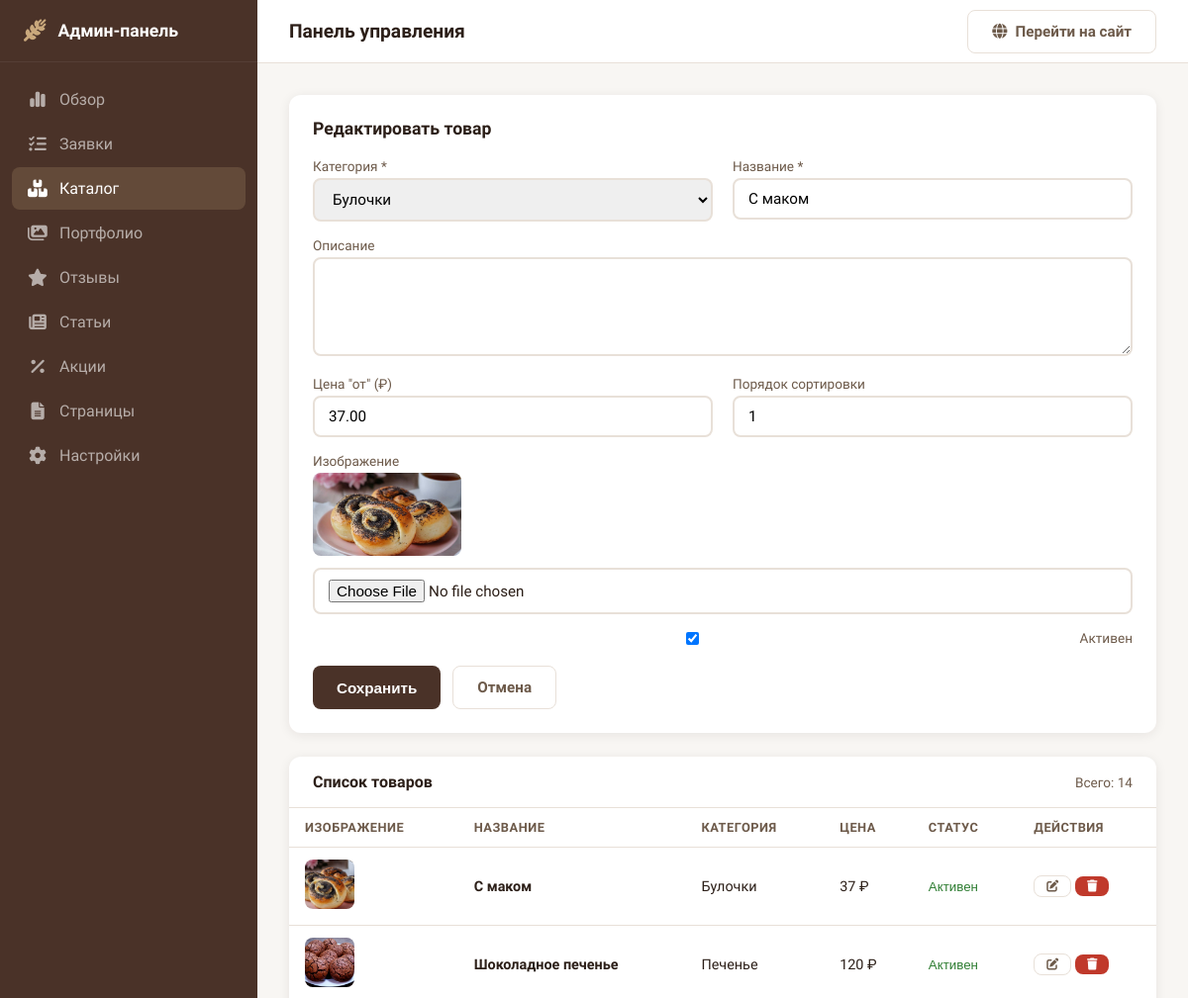
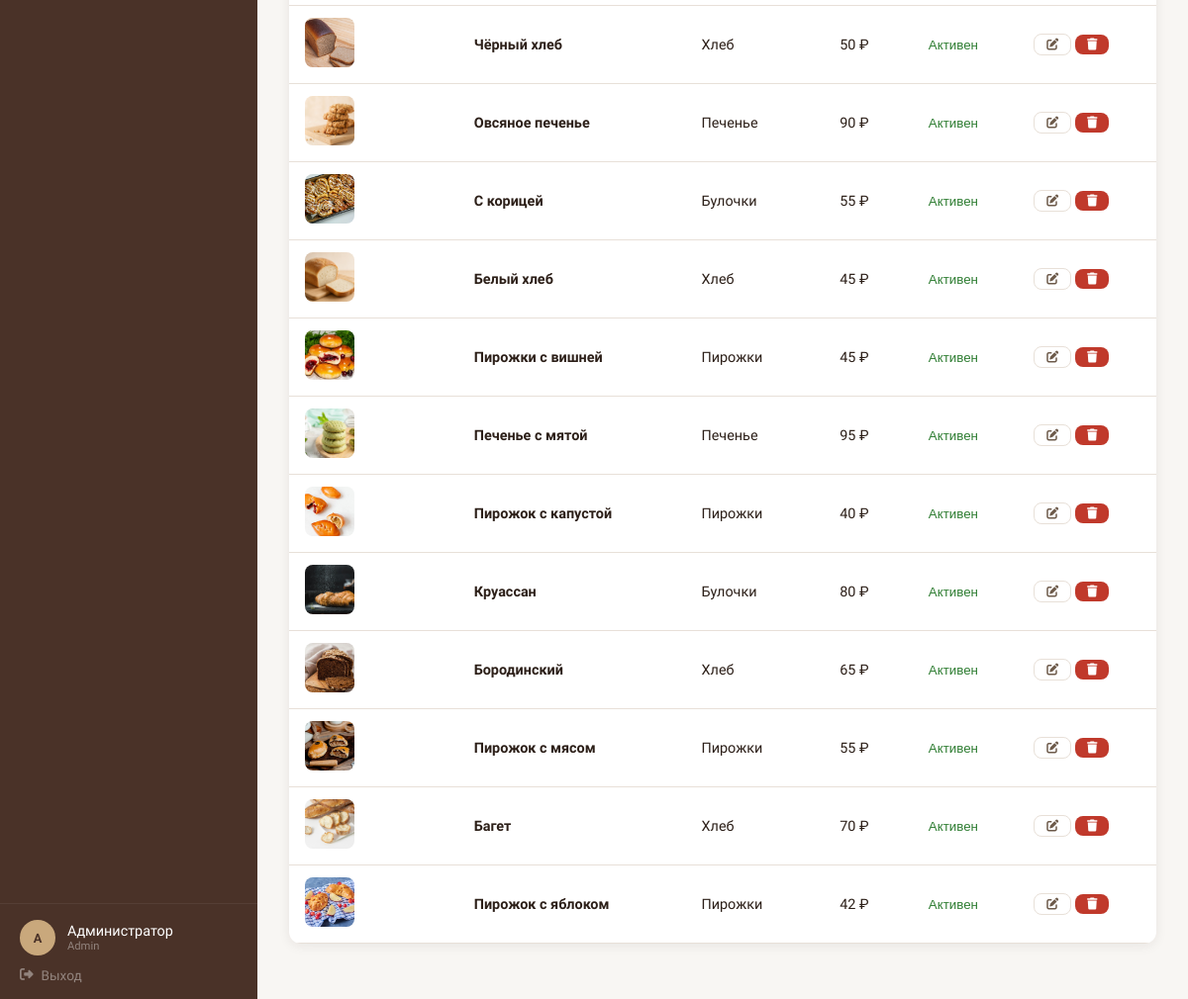
Page /admin/index.php?page=products&edit=14 (signed in) on the committed database (2 pictures, top to bottom).
### tables this page shows
CREATE TABLE `products` (
  `id` int(11) NOT NULL AUTO_INCREMENT,
  `category_id` int(11) NOT NULL,
  `name` varchar(200) NOT NULL,
  `slug` varchar(200) NOT NULL,
  `description` text DEFAULT NULL,
  `price_from` decimal(10,2) DEFAULT NULL,
  `image` varchar(255) DEFAULT NULL,
  `gallery` longtext DEFAULT NULL,
  `characteristics` longtext DEFAULT NULL,
  `is_active` tinyint(1) DEFAULT 1,
  `sort_order` int(11) DEFAULT 0,
  `created_at` timestamp NOT NULL DEFAULT current_timestamp(),
  `updated_at` timestamp NOT NULL DEFAULT current_timestamp() ON UPDATE current_timestamp(),
  PRIMARY KEY (`id`),
  UNIQUE KEY `slug` (`slug`),
  KEY `category_id` (`category_id`),
  CONSTRAINT `products_ibfk_1` FOREIGN KEY (`category_id`) REFERENCES `categories` (`id`) ON DELETE CASCADE
);

CREATE TABLE `categories` (
  `id` int(11) NOT NULL AUTO_INCREMENT,
  `name` varchar(100) NOT NULL,
  `slug` varchar(100) NOT NULL,
  `description` text DEFAULT NULL,
  `icon` varchar(50) DEFAULT NULL,
  `parent_id` int(11) DEFAULT NULL,
  `sort_order` int(11) DEFAULT 0,
  `is_active` tinyint(1) DEFAULT 1,
  `created_at` timestamp NOT NULL DEFAULT current_timestamp(),
  PRIMARY KEY (`id`),
  UNIQUE KEY `slug` (`slug`),
  KEY `parent_id` (`parent_id`),
  CONSTRAINT `categories_ibfk_1` FOREIGN KEY (`parent_id`) REFERENCES `categories` (`id`) ON DELETE CASCADE
);

### admin/functions.php (called while the page is built, shortened)
<?php
require_once 'config.php';
function escape($data) {
    return htmlspecialchars(strip_tags((string)($data ?? '')), ENT_QUOTES, 'UTF-8');
}
function getCategories($parentId = null) {
    global $pdo;
    $sql = "SELECT * FROM categories WHERE is_active = 1";
    if ($parentId !== null) {
        $sql .= " AND parent_id " . ($parentId === 0 ? "IS NULL" : "= ?");
    }
    $sql .= " ORDER BY sort_order ASC";
    $stmt = $pdo->prepare($sql);
    if ($parentId !== null && $parentId !== 0) {
        $stmt->execute([$parentId]);
    } else {
        $stmt->execute();
    }
    return $stmt->fetchAll();
}
function getProduct($id) {
    global $pdo;
    $stmt = $pdo->prepare("SELECT * FROM products WHERE id = ?");
    $stmt->execute([$id]);
    return $stmt->fetch();
}

### admin/includes/products.php (the view, shortened to what this page needs)
<?php
$categories = getCategories(0);
$products = $pdo->query("SELECT p.*, c.name as category_name FROM products p LEFT JOIN categories c ON p.category_id = c.id ORDER BY p.sort_order ASC, p.id DESC")->fetchAll();
$editProduct = null;
if (isset($_GET['edit'])) {
    $editProduct = getProduct(intval($_GET['edit']));
}
?>
<div class="form-section">
    <h3><?= $editProduct ? 'Редактировать товар' : 'Добавить товар' ?></h3>
    <form method="POST" enctype="multipart/form-data">
        <div class="form-row">
            <div class="form-group">
                <label>Категория *</label>
                <select name="category_id" required>
                    <?php foreach ($categories as $cat): ?>
                        <option value="<?= $cat['id'] ?>" <?= ($editProduct && $editProduct['category_id'] == $cat['id']) ? 'selected' : '' ?>>
                            <?= escape($cat['name']) ?>
                        </option>
                    <?php endforeach; ?>
                </select>
            </div>
            <div class="form-group">
                <label>Название *</label>
                <input type="text" name="name" value="<?= $editProduct ? escape($editProduct['name']) : '' ?>" required>
            </div>
        </div>
        <div class="form-group">
            <label>Описание</label>
            <textarea name="description" rows="3"><?= $editProduct ? escape($editProduct['description']) : '' ?></textarea>
        </div>
        <div class="form-row">
            <div class="form-group">
                <label>Цена "от" (₽)</label>
                <input type="number" name="price_from" step="0.01" value="<?= $editProduct ? $editProduct['price_from'] : '' ?>">
            </div>
            <div class="form-group">
                <label>Порядок сортировки</label>
                <input type="number" name="sort_order" value="<?= $editProduct ? $editProduct['sort_order'] : 0 ?>">
            </div>
        </div>
        <div class="form-group">
            <label>Изображение</label>
            <?php if ($editProduct && $editProduct['image']): ?>
                <div style="margin-bottom:8px;">
                    <img src="<?= SITE_URL ?>uploads/<?= $editProduct['image'] ?>" style="max-width:150px;border-radius:8px;">
                </div>
            <?php endif; ?>
            <input type="file" name="image" accept="image/*">
        </div>
        <div class="form-group">
            <label style="display:flex;align-items:center;gap:8px;cursor:pointer;">
                <input type="checkbox" name="is_active" <?= ($editProduct && !$editProduct['is_active']) ? '' : 'checked' ?>>
                Активен
            </label>
        </div>
        <div class="form-actions">
            <button type="submit" class="btn btn-primary"><?= $editProduct ? 'Сохранить' : 'Добавить' ?></button>
            <?php if ($editProduct): ?>
                <a href="?page=products" class="btn btn-outline">Отмена</a>
            <?php endif; ?>
        </div>
    </form>
</div>
<div class="table-container">
    <div class="table-header">
        <h3>Список товаров</h3>
        <span style="font-size:0.85rem;color:var(--text-light);">Всего: <?= count($products) ?></span>
    </div>
    <div class="table-responsive">
        <table>
            <thead>
                <tr>
                    <th>Изображение</th>
                    <th>Название</th>
                    <th>Категория</th>
                    <th>Цена</th>
                    <th>Статус</th>
                    <th>Действия</th>
                </tr>
            </thead>
            <tbody>
                <?php if (count($products) > 0): ?>
                    <?php foreach ($products as $product): ?>
                        <tr>
                            <td>
                                <?php if ($product['image']): ?>
                                    <img src="<?= SITE_URL ?>uploads/<?= $product['image'] ?>" style="width:50px;height:50px;object-fit:cover;border-radius:8px;">
                                <?php else: ?>
                                    <div style="width:50px;height:50px;background:var(--bg);border-radius:8px;display:flex;align-items:center;justify-content:center;color:var(--text-light);font-size:0.7rem;">Нет</div>
                                <?php endif; ?>
                            </td>
                            <td><strong><?= escape($product['name']) ?></strong></td>
                            <td><?= escape($product['category_name'] ?? '-') ?></td>
                            <td><?= $product['price_from'] ? number_format($product['price_from'], 0, '', ' ') . ' ₽' : '-' ?></td>
                            <td>
                                <form method="POST" style="display:inline;">
                                    <button type="submit" style="background:none;border:none;cursor:pointer;color:<?= $product['is_active'] ? '#2E7D32' : '#C0392B' ?>;">
                                        <?= $product['is_active'] ? 'Активен' : 'Скрыт' ?>
                                    </button>
                                </form>
                            </td>
                            <td>
                                <a href="?page=products&edit=<?= $product['id'] ?>" class="btn btn-outline" style="padding:4px 12px;font-size:0.75rem;">
                                    <i class="fas fa-edit"></i>
                                </a>
                                <form method="POST" style="display:inline;" onsubmit="return confirm('Удалить товар?')">
                                    <button type="submit" class="btn btn-danger" style="padding:4px 12px;font-size:0.75rem;">
                                        <i class="fas fa-trash"></i>
                                    </button>
                                </form>
                            </td>
                        </tr>
                    <?php endforeach; ?>
                <?php else: ?>
                    <tr><td colspan="6" style="text-align:center;color:var(--text-light);padding:40px;">Товаров не найдено</td></tr>
                <?php endif; ?>
            </tbody>
        </table>
    </div>
</div>

### admin/css/admin.css (style rules this page uses)
* { margin: 0; padding: 0; box-sizing: border-box; }
:root { --sidebar-width: 260px; --header-height: 64px; --primary: #8B6B4F; --primary-dark: #4A3228; --primary-light: #C9A87C; --bg: #F8F6F3; --white: #FFFFFF; --text: #2C1F18; --text-light: #6D5A4A; --border: #E8E0D8; --shadow: 0 2px 12px rgba(44, 31, 24, 0.08); --radius: 12px; --font: 'Onest', sans-serif; }
body { font-family: var(--font); background: var(--bg); color: var(--text); }
.btn { display: inline-flex; align-items: center; gap: 8px; padding: 12px 24px; border-radius: 8px; font-weight: 600; font-size: 0.95rem; transition: all 0.3s; border: none; cursor: pointer; text-decoration: none; }
.btn-primary { background: var(--primary-dark); color: var(--white); }
.btn-outline { background: transparent; color: var(--text-light); border: 1px solid var(--border); }
.table-container { background: var(--white); border-radius: var(--radius); box-shadow: var(--shadow); overflow: hidden; margin-bottom: 24px; }
.table-header { display: flex; justify-content: space-between; align-items: center; padding: 16px 24px; border-bottom: 1px solid var(--border); }
.table-header h3 { font-size: 1rem; font-weight: 600; }
.table-responsive { overflow-x: auto; }
table { width: 100%; border-collapse: collapse; }
table th { text-align: left; padding: 12px 16px; font-weight: 600; font-size: 0.8rem; text-transform: uppercase; letter-spacing: 0.5px; color: var(--text-light); border-bottom: 1px solid var(--border); }
table td { padding: 12px 16px; border-bottom: 1px solid var(--border); font-size: 0.9rem; }
.form-section { background: var(--white); padding: 24px; border-radius: var(--radius); box-shadow: var(--shadow); margin-bottom: 24px; }
.form-section h3 { margin-bottom: 20px; font-size: 1.1rem; }
.form-row { display: grid; grid-template-columns: 1fr 1fr; gap: 20px; }
.form-group { margin-bottom: 16px; }
.form-group label { display: block; font-weight: 500; font-size: 0.85rem; color: var(--text-light); margin-bottom: 4px; }
.form-group input, .form-group select, .form-group textarea { width: 100%; padding: 10px 14px; border: 2px solid var(--border); border-radius: 8px; font-size: 0.95rem; font-family: var(--font); transition: all 0.3s; }
.form-group textarea { min-height: 100px; resize: vertical; }
.form-actions { display: flex; gap: 12px; margin-top: 20px; }
.btn-danger { background: #C0392B; color: var(--white); }

### rows in the picture
products: category_id "Булочки", name "С маком", price_from "37.00", sort_order "1", image (picture), is_active "☑", category.name "Булочки", price_from "37", shows "Активен"
products: image (picture), name "Шоколадное печенье", category.name "Печенье", price_from "120", is_active "Активен"
products: image (picture), name "Чёрный хлеб", category.name "Хлеб", price_from "50", is_active "Активен"
products: image (picture), name "Овсяное печенье", category.name "Печенье", price_from "90", is_active "Активен"
products: image (picture), name "С корицей", category.name "Булочки", price_from "55", is_active "Активен"
products: image (picture), name "Белый хлеб", category.name "Хлеб", price_from "45", is_active "Активен"
products: image (picture), name "Пирожки с вишней", category.name "Пирожки", price_from "45", is_active "Активен"
products: image (picture), name "Печенье с мятой", category.name "Печенье", price_from "95", is_active "Активен"
products: image (picture), name "Пирожок с капустой", category.name "Пирожки", price_from "40", is_active "Активен"
products: image (picture), name "Круассан", category.name "Булочки", price_from "80", is_active "Активен"
products: image (picture), name "Бородинский", category.name "Хлеб", price_from "65", is_active "Активен"
products: image (picture), name "Пирожок с мясом", category.name "Пирожки", price_from "55", is_active "Активен"
products: image (picture), name "Багет", category.name "Хлеб", price_from "70", is_active "Активен"
products: image (picture), name "Пирожок с яблоком", category.name "Пирожки", price_from "42", is_active "Активен"

### other values in the picture
substr($_SESSION['username'] ?? 'A', 0, 1) "A"
$_SESSION['full_name'] "Администратор"
$_SESSION['role'] "Admin"
$pageTitle "Панель управления"
count($products) "14"
